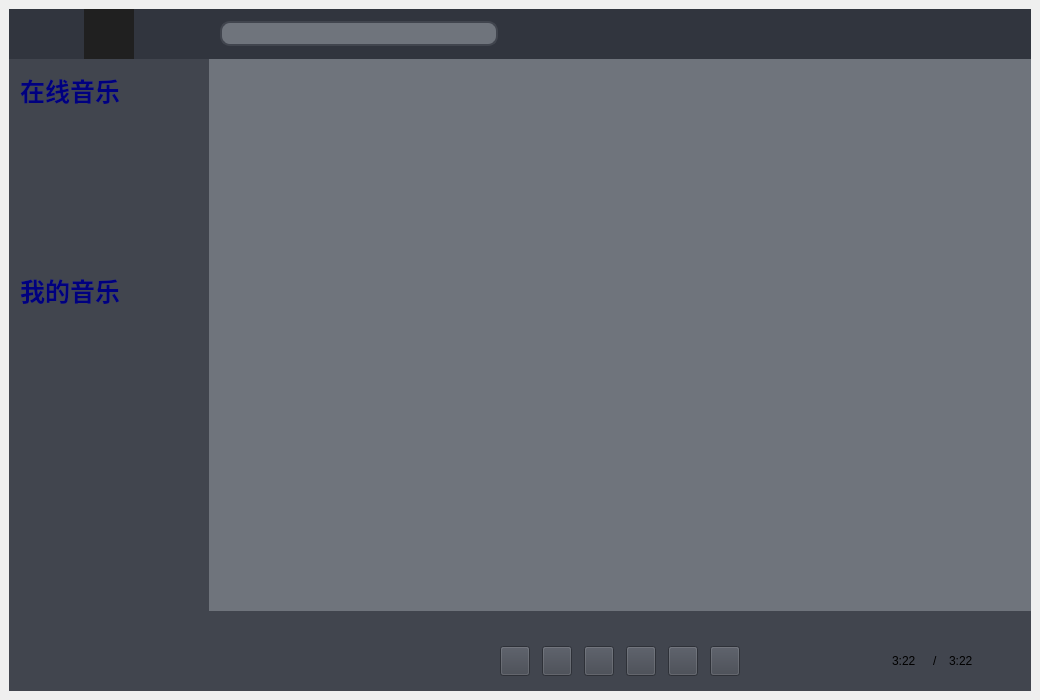
<?xml version="1.0" encoding="UTF-8"?>
<ui version="4.0">
 <class>TexasPlayerClass</class>
 <widget class="QWidget" name="TexasPlayerClass">
  <property name="geometry">
   <rect>
    <x>0</x>
    <y>0</y>
    <width>1040</width>
    <height>700</height>
   </rect>
  </property>
  <property name="windowTitle">
   <string>TexasPlayer</string>
  </property>
  <property name="styleSheet">
   <string notr="true">/*background-color: rgba(255, 255, 255, 0);*/</string>
  </property>
  <layout class="QHBoxLayout" name="horizontalLayout_4">
   <property name="spacing">
    <number>6</number>
   </property>
   <property name="leftMargin">
    <number>9</number>
   </property>
   <property name="topMargin">
    <number>9</number>
   </property>
   <property name="rightMargin">
    <number>9</number>
   </property>
   <property name="bottomMargin">
    <number>9</number>
   </property>
   <item>
    <widget class="QWidget" name="background" native="true">
     <property name="styleSheet">
      <string notr="true">background-color: rgb(40, 40, 40);</string>
     </property>
     <layout class="QVBoxLayout" name="verticalLayout_2">
      <property name="spacing">
       <number>0</number>
      </property>
      <property name="leftMargin">
       <number>0</number>
      </property>
      <property name="topMargin">
       <number>0</number>
      </property>
      <property name="rightMargin">
       <number>0</number>
      </property>
      <property name="bottomMargin">
       <number>0</number>
      </property>
      <item>
       <widget class="QWidget" name="titleBlock" native="true">
        <property name="minimumSize">
         <size>
          <width>0</width>
          <height>50</height>
         </size>
        </property>
        <property name="maximumSize">
         <size>
          <width>16777215</width>
          <height>50</height>
         </size>
        </property>
        <property name="styleSheet">
         <string notr="true"/>
        </property>
        <layout class="QHBoxLayout" name="horizontalLayout">
         <property name="spacing">
          <number>0</number>
         </property>
         <property name="leftMargin">
          <number>0</number>
         </property>
         <property name="topMargin">
          <number>0</number>
         </property>
         <property name="rightMargin">
          <number>0</number>
         </property>
         <property name="bottomMargin">
          <number>0</number>
         </property>
         <item>
          <widget class="QWidget" name="logo" native="true">
           <property name="minimumSize">
            <size>
             <width>200</width>
             <height>0</height>
            </size>
           </property>
           <property name="maximumSize">
            <size>
             <width>200</width>
             <height>16777215</height>
            </size>
           </property>
           <property name="styleSheet">
            <string notr="true">#logo
{
		background-color: #31353E;
}</string>
           </property>
           <layout class="QHBoxLayout" name="horizontalLayout_9">
            <property name="spacing">
             <number>0</number>
            </property>
            <property name="leftMargin">
             <number>0</number>
            </property>
            <property name="topMargin">
             <number>0</number>
            </property>
            <property name="rightMargin">
             <number>0</number>
            </property>
            <property name="bottomMargin">
             <number>0</number>
            </property>
            <item>
             <widget class="QLabel" name="logoInoc">
              <property name="minimumSize">
               <size>
                <width>50</width>
                <height>50</height>
               </size>
              </property>
              <property name="maximumSize">
               <size>
                <width>50</width>
                <height>50</height>
               </size>
              </property>
              <property name="styleSheet">
               <string notr="true">#logoInoc
{
	background-color: #202020;
	border-image: url(:/texas_head.jpg) 50 50;
	background-repeat: no-repeat;
	background-position: center center;
}</string>
              </property>
              <property name="text">
               <string/>
              </property>
             </widget>
            </item>
           </layout>
          </widget>
         </item>
         <item>
          <widget class="QWidget" name="titleBody" native="true">
           <property name="maximumSize">
            <size>
             <width>16777215</width>
             <height>16777215</height>
            </size>
           </property>
           <property name="styleSheet">
            <string notr="true"/>
           </property>
           <layout class="QHBoxLayout" name="horizontalLayout_2">
            <property name="spacing">
             <number>0</number>
            </property>
            <property name="leftMargin">
             <number>0</number>
            </property>
            <property name="topMargin">
             <number>0</number>
            </property>
            <property name="rightMargin">
             <number>0</number>
            </property>
            <property name="bottomMargin">
             <number>0</number>
            </property>
            <item>
             <widget class="QWidget" name="titleBodyLeft" native="true">
              <property name="minimumSize">
               <size>
                <width>200</width>
                <height>0</height>
               </size>
              </property>
              <property name="maximumSize">
               <size>
                <width>300</width>
                <height>16777215</height>
               </size>
              </property>
              <property name="styleSheet">
               <string notr="true">background-color: #31353E;</string>
              </property>
              <layout class="QVBoxLayout" name="verticalLayout">
               <item>
                <widget class="QLineEdit" name="search">
                 <property name="minimumSize">
                  <size>
                   <width>0</width>
                   <height>25</height>
                  </size>
                 </property>
                 <property name="styleSheet">
                  <string notr="true">#search{
	background-color: #6f747C;
	border-radius: 10px;
	padding-left: 5px;
	border: 2px solid #41454e;
}</string>
                 </property>
                 <property name="text">
                  <string/>
                 </property>
                </widget>
               </item>
              </layout>
             </widget>
            </item>
            <item>
             <widget class="QWidget" name="titleBodyRight" native="true">
              <property name="styleSheet">
               <string notr="true">background-color: #31353E;</string>
              </property>
              <layout class="QHBoxLayout" name="horizontalLayout_3">
               <item>
                <spacer name="horizontalSpacer">
                 <property name="orientation">
                  <enum>Qt::Orientation::Horizontal</enum>
                 </property>
                 <property name="sizeHint" stdset="0">
                  <size>
                   <width>40</width>
                   <height>20</height>
                  </size>
                 </property>
                </spacer>
               </item>
               <item>
                <widget class="QPushButton" name="skin">
                 <property name="minimumSize">
                  <size>
                   <width>30</width>
                   <height>30</height>
                  </size>
                 </property>
                 <property name="maximumSize">
                  <size>
                   <width>30</width>
                   <height>30</height>
                  </size>
                 </property>
                 <property name="styleSheet">
                  <string notr="true">#skin
{
background-color: #31353E;
border: none;
border-image: url(:/clothes.png);
}
#skin::hover
{
	background-color: #51555E;
}</string>
                 </property>
                 <property name="text">
                  <string/>
                 </property>
                </widget>
               </item>
               <item>
                <widget class="QPushButton" name="min">
                 <property name="minimumSize">
                  <size>
                   <width>30</width>
                   <height>30</height>
                  </size>
                 </property>
                 <property name="maximumSize">
                  <size>
                   <width>30</width>
                   <height>30</height>
                  </size>
                 </property>
                 <property name="styleSheet">
                  <string notr="true">#min
{
background-color: #31353E;
border: none;
}
#min::hover
{
	background-color: #51555E;
}</string>
                 </property>
                 <property name="text">
                  <string/>
                 </property>
                </widget>
               </item>
               <item>
                <widget class="QPushButton" name="max">
                 <property name="minimumSize">
                  <size>
                   <width>30</width>
                   <height>30</height>
                  </size>
                 </property>
                 <property name="maximumSize">
                  <size>
                   <width>30</width>
                   <height>30</height>
                  </size>
                 </property>
                 <property name="styleSheet">
                  <string notr="true">#max
{
background-color: #31353E;
border: none;
}
#max::hover
{
	background-color: #51555E;
}</string>
                 </property>
                 <property name="text">
                  <string/>
                 </property>
                </widget>
               </item>
               <item>
                <widget class="QPushButton" name="quit">
                 <property name="minimumSize">
                  <size>
                   <width>30</width>
                   <height>30</height>
                  </size>
                 </property>
                 <property name="maximumSize">
                  <size>
                   <width>30</width>
                   <height>30</height>
                  </size>
                 </property>
                 <property name="styleSheet">
                  <string notr="true">#quit
{
background-color: #31353E;
border: none;
}
#quit::hover
{
	background-color: #51555E;
}</string>
                 </property>
                 <property name="text">
                  <string/>
                 </property>
                </widget>
               </item>
              </layout>
             </widget>
            </item>
           </layout>
          </widget>
         </item>
        </layout>
       </widget>
      </item>
      <item>
       <widget class="QWidget" name="bodyBlock" native="true">
        <property name="styleSheet">
         <string notr="true">background-color: rgb(0, 85, 255);</string>
        </property>
        <layout class="QHBoxLayout" name="horizontalLayout_5">
         <property name="spacing">
          <number>0</number>
         </property>
         <property name="leftMargin">
          <number>0</number>
         </property>
         <property name="topMargin">
          <number>0</number>
         </property>
         <property name="rightMargin">
          <number>0</number>
         </property>
         <property name="bottomMargin">
          <number>0</number>
         </property>
         <item>
          <widget class="QWidget" name="bodyLeft" native="true">
           <property name="minimumSize">
            <size>
             <width>200</width>
             <height>0</height>
            </size>
           </property>
           <property name="maximumSize">
            <size>
             <width>200</width>
             <height>16777215</height>
            </size>
           </property>
           <property name="styleSheet">
            <string notr="true">background-color: #41454E;</string>
           </property>
           <layout class="QVBoxLayout" name="verticalLayout_3">
            <property name="leftMargin">
             <number>0</number>
            </property>
            <property name="topMargin">
             <number>0</number>
            </property>
            <property name="rightMargin">
             <number>0</number>
            </property>
            <item>
             <widget class="QWidget" name="leftBox" native="true">
              <property name="minimumSize">
               <size>
                <width>0</width>
                <height>400</height>
               </size>
              </property>
              <property name="maximumSize">
               <size>
                <width>16777215</width>
                <height>400</height>
               </size>
              </property>
              <property name="styleSheet">
               <string notr="true">background-color: #6f747C;</string>
              </property>
              <layout class="QVBoxLayout" name="verticalLayout_4">
               <property name="spacing">
                <number>0</number>
               </property>
               <property name="leftMargin">
                <number>0</number>
               </property>
               <property name="topMargin">
                <number>0</number>
               </property>
               <property name="rightMargin">
                <number>0</number>
               </property>
               <property name="bottomMargin">
                <number>0</number>
               </property>
               <item>
                <widget class="QWidget" name="onlineMusic" native="true">
                 <property name="styleSheet">
                  <string notr="true">background-color: #41454E;</string>
                 </property>
                 <layout class="QVBoxLayout" name="verticalLayout_5">
                  <item>
                   <widget class="QLabel" name="onlineMusicLabel">
                    <property name="styleSheet">
                     <string notr="true">background-color: rgba(255, 255, 255, 0);
color: rgb(0, 0, 127);
qproperty-alignment: AlignCenter;
font-size: 25px;
font-weight: bold;
font-family: &quot;Bouchil&quot;;</string>
                    </property>
                    <property name="text">
                     <string>在线音乐</string>
                    </property>
                   </widget>
                  </item>
                  <item>
                   <widget class="btfrom" name="one" native="true">
                    <property name="styleSheet">
                     <string notr="true"/>
                    </property>
                   </widget>
                  </item>
                  <item>
                   <widget class="btfrom" name="two" native="true">
                    <property name="styleSheet">
                     <string notr="true"/>
                    </property>
                   </widget>
                  </item>
                  <item>
                   <widget class="btfrom" name="three" native="true">
                    <property name="styleSheet">
                     <string notr="true"/>
                    </property>
                   </widget>
                  </item>
                 </layout>
                </widget>
               </item>
               <item>
                <widget class="QWidget" name="MyMusic" native="true">
                 <property name="styleSheet">
                  <string notr="true">background-color: #41454E;</string>
                 </property>
                 <layout class="QVBoxLayout" name="verticalLayout_6">
                  <item>
                   <widget class="QLabel" name="myMusicLabel">
                    <property name="styleSheet">
                     <string notr="true">background-color: rgba(255, 255, 255, 0);
color: rgb(0, 0, 127);
qproperty-alignment: AlignCenter;
font-size: 25px;
font-weight: bold;
font-family: &quot;Bouchil&quot;;</string>
                    </property>
                    <property name="text">
                     <string>我的音乐</string>
                    </property>
                   </widget>
                  </item>
                  <item>
                   <widget class="btfrom" name="four" native="true">
                    <property name="styleSheet">
                     <string notr="true"/>
                    </property>
                   </widget>
                  </item>
                  <item>
                   <widget class="btfrom" name="five" native="true">
                    <property name="styleSheet">
                     <string notr="true"/>
                    </property>
                   </widget>
                  </item>
                  <item>
                   <widget class="btfrom" name="six" native="true">
                    <property name="styleSheet">
                     <string notr="true"/>
                    </property>
                   </widget>
                  </item>
                 </layout>
                </widget>
               </item>
              </layout>
             </widget>
            </item>
            <item>
             <spacer name="verticalSpacer">
              <property name="orientation">
               <enum>Qt::Orientation::Vertical</enum>
              </property>
              <property name="sizeHint" stdset="0">
               <size>
                <width>20</width>
                <height>40</height>
               </size>
              </property>
             </spacer>
            </item>
           </layout>
          </widget>
         </item>
         <item>
          <widget class="QWidget" name="bodyRight" native="true">
           <property name="styleSheet">
            <string notr="true">background-color: rgb(255, 85, 0);</string>
           </property>
           <layout class="QVBoxLayout" name="verticalLayout_7">
            <property name="spacing">
             <number>0</number>
            </property>
            <property name="leftMargin">
             <number>0</number>
            </property>
            <property name="topMargin">
             <number>0</number>
            </property>
            <property name="rightMargin">
             <number>0</number>
            </property>
            <property name="bottomMargin">
             <number>0</number>
            </property>
            <item>
             <widget class="QStackedWidget" name="mainWindow">
              <property name="styleSheet">
               <string notr="true">background-color: #6f747C;</string>
              </property>
              <property name="currentIndex">
               <number>3</number>
              </property>
              <widget class="QWidget" name="recoPageOne">
               <layout class="QVBoxLayout" name="verticalLayout_8">
                <property name="spacing">
                 <number>0</number>
                </property>
                <property name="leftMargin">
                 <number>0</number>
                </property>
                <property name="topMargin">
                 <number>0</number>
                </property>
                <property name="rightMargin">
                 <number>0</number>
                </property>
                <property name="bottomMargin">
                 <number>0</number>
                </property>
                <item>
                 <widget class="QScrollArea" name="recoPageBase">
                  <property name="widgetResizable">
                   <bool>true</bool>
                  </property>
                  <widget class="QWidget" name="scrollAreaWidgetContents">
                   <property name="geometry">
                    <rect>
                     <x>0</x>
                     <y>0</y>
                     <width>114</width>
                     <height>192</height>
                    </rect>
                   </property>
                   <layout class="QVBoxLayout" name="verticalLayout_9">
                    <item>
                     <widget class="QLabel" name="reciPageBodyHead">
                      <property name="minimumSize">
                       <size>
                        <width>0</width>
                        <height>50</height>
                       </size>
                      </property>
                      <property name="maximumSize">
                       <size>
                        <width>16777215</width>
                        <height>50</height>
                       </size>
                      </property>
                      <property name="font">
                       <font>
                        <family>新宋体</family>
                        <pointsize>24</pointsize>
                        <italic>false</italic>
                        <bold>true</bold>
                        <strikeout>false</strikeout>
                       </font>
                      </property>
                      <property name="text">
                       <string>推荐</string>
                      </property>
                     </widget>
                    </item>
                    <item>
                     <widget class="QLabel" name="recoPageBodyOneHead">
                      <property name="minimumSize">
                       <size>
                        <width>0</width>
                        <height>40</height>
                       </size>
                      </property>
                      <property name="maximumSize">
                       <size>
                        <width>16777215</width>
                        <height>40</height>
                       </size>
                      </property>
                      <property name="font">
                       <font>
                        <pointsize>12</pointsize>
                       </font>
                      </property>
                      <property name="text">
                       <string>今日为您推荐</string>
                      </property>
                     </widget>
                    </item>
                    <item>
                     <widget class="RecBox" name="recoPageBodyOneBody" native="true">
                      <property name="minimumSize">
                       <size>
                        <width>0</width>
                        <height>0</height>
                       </size>
                      </property>
                     </widget>
                    </item>
                    <item>
                     <widget class="QLabel" name="recoPageBodyTwoHead">
                      <property name="minimumSize">
                       <size>
                        <width>0</width>
                        <height>40</height>
                       </size>
                      </property>
                      <property name="maximumSize">
                       <size>
                        <width>16777215</width>
                        <height>40</height>
                       </size>
                      </property>
                      <property name="font">
                       <font>
                        <pointsize>12</pointsize>
                       </font>
                      </property>
                      <property name="text">
                       <string>您的音乐补给</string>
                      </property>
                     </widget>
                    </item>
                    <item>
                     <widget class="RecBox" name="recoPageBodyTwoBody" native="true">
                      <property name="minimumSize">
                       <size>
                        <width>0</width>
                        <height>0</height>
                       </size>
                      </property>
                     </widget>
                    </item>
                   </layout>
                  </widget>
                 </widget>
                </item>
               </layout>
              </widget>
              <widget class="QWidget" name="radPageTwo"/>
              <widget class="QWidget" name="hallPageThree"/>
              <widget class="myGeneral" name="likePageFour"/>
              <widget class="myGeneral" name="localPageFive"/>
              <widget class="myGeneral" name="recentPageSix"/>
             </widget>
            </item>
            <item>
             <widget class="QWidget" name="pregressBase" native="true">
              <property name="minimumSize">
               <size>
                <width>0</width>
                <height>20</height>
               </size>
              </property>
              <property name="maximumSize">
               <size>
                <width>16777215</width>
                <height>20</height>
               </size>
              </property>
              <property name="styleSheet">
               <string notr="true">background-color: #41454E;</string>
              </property>
              <layout class="QVBoxLayout" name="verticalLayout_10">
               <property name="spacing">
                <number>0</number>
               </property>
               <property name="leftMargin">
                <number>0</number>
               </property>
               <property name="topMargin">
                <number>0</number>
               </property>
               <property name="rightMargin">
                <number>0</number>
               </property>
               <property name="bottomMargin">
                <number>0</number>
               </property>
               <item>
                <widget class="playbackProgressBar" name="pressBody" native="true"/>
               </item>
              </layout>
             </widget>
            </item>
            <item>
             <widget class="QWidget" name="taskBar" native="true">
              <property name="minimumSize">
               <size>
                <width>0</width>
                <height>60</height>
               </size>
              </property>
              <property name="maximumSize">
               <size>
                <width>16777215</width>
                <height>60</height>
               </size>
              </property>
              <property name="styleSheet">
               <string notr="true">background-color: rgb(85, 255, 127);
background-color: rgb(85, 85, 255);</string>
              </property>
              <layout class="QHBoxLayout" name="horizontalLayout_6">
               <property name="spacing">
                <number>0</number>
               </property>
               <property name="leftMargin">
                <number>0</number>
               </property>
               <property name="topMargin">
                <number>0</number>
               </property>
               <property name="rightMargin">
                <number>0</number>
               </property>
               <property name="bottomMargin">
                <number>0</number>
               </property>
               <item>
                <widget class="QWidget" name="musicLogo" native="true">
                 <property name="minimumSize">
                  <size>
                   <width>0</width>
                   <height>0</height>
                  </size>
                 </property>
                 <property name="maximumSize">
                  <size>
                   <width>16777215</width>
                   <height>16777215</height>
                  </size>
                 </property>
                 <property name="styleSheet">
                  <string notr="true">background-color: #41454E;</string>
                 </property>
                </widget>
               </item>
               <item>
                <widget class="QWidget" name="musicControl" native="true">
                 <property name="minimumSize">
                  <size>
                   <width>0</width>
                   <height>0</height>
                  </size>
                 </property>
                 <property name="maximumSize">
                  <size>
                   <width>16777215</width>
                   <height>16777215</height>
                  </size>
                 </property>
                 <property name="styleSheet">
                  <string notr="true">#musicControl
{
	background-color: #41454E;
}

QPushButton
{
	background-color: #41454E;
}
QPushButton::pressed 
{
	
	background-color: rgb(0, 0, 67);
}</string>
                 </property>
                 <layout class="QHBoxLayout" name="horizontalLayout_7">
                  <item>
                   <widget class="QPushButton" name="playMode">
                    <property name="minimumSize">
                     <size>
                      <width>30</width>
                      <height>30</height>
                     </size>
                    </property>
                    <property name="maximumSize">
                     <size>
                      <width>30</width>
                      <height>30</height>
                     </size>
                    </property>
                    <property name="text">
                     <string/>
                    </property>
                   </widget>
                  </item>
                  <item>
                   <widget class="QPushButton" name="playUp">
                    <property name="minimumSize">
                     <size>
                      <width>30</width>
                      <height>30</height>
                     </size>
                    </property>
                    <property name="maximumSize">
                     <size>
                      <width>30</width>
                      <height>30</height>
                     </size>
                    </property>
                    <property name="text">
                     <string/>
                    </property>
                   </widget>
                  </item>
                  <item>
                   <widget class="QPushButton" name="play">
                    <property name="minimumSize">
                     <size>
                      <width>30</width>
                      <height>30</height>
                     </size>
                    </property>
                    <property name="maximumSize">
                     <size>
                      <width>30</width>
                      <height>30</height>
                     </size>
                    </property>
                    <property name="styleSheet">
                     <string notr="true"/>
                    </property>
                    <property name="text">
                     <string/>
                    </property>
                   </widget>
                  </item>
                  <item>
                   <widget class="QPushButton" name="playDown">
                    <property name="minimumSize">
                     <size>
                      <width>30</width>
                      <height>30</height>
                     </size>
                    </property>
                    <property name="maximumSize">
                     <size>
                      <width>30</width>
                      <height>30</height>
                     </size>
                    </property>
                    <property name="text">
                     <string/>
                    </property>
                   </widget>
                  </item>
                  <item>
                   <widget class="QPushButton" name="volume">
                    <property name="minimumSize">
                     <size>
                      <width>30</width>
                      <height>30</height>
                     </size>
                    </property>
                    <property name="maximumSize">
                     <size>
                      <width>30</width>
                      <height>30</height>
                     </size>
                    </property>
                    <property name="text">
                     <string/>
                    </property>
                   </widget>
                  </item>
                  <item>
                   <widget class="QPushButton" name="add">
                    <property name="minimumSize">
                     <size>
                      <width>30</width>
                      <height>30</height>
                     </size>
                    </property>
                    <property name="maximumSize">
                     <size>
                      <width>30</width>
                      <height>30</height>
                     </size>
                    </property>
                    <property name="text">
                     <string/>
                    </property>
                   </widget>
                  </item>
                 </layout>
                </widget>
               </item>
               <item>
                <widget class="QWidget" name="musicInformation" native="true">
                 <property name="styleSheet">
                  <string notr="true">background-color: #41454E;</string>
                 </property>
                 <layout class="QHBoxLayout" name="horizontalLayout_8">
                  <item>
                   <widget class="QLabel" name="label">
                    <property name="text">
                     <string/>
                    </property>
                   </widget>
                  </item>
                  <item>
                   <widget class="QLabel" name="currentTime">
                    <property name="minimumSize">
                     <size>
                      <width>35</width>
                      <height>20</height>
                     </size>
                    </property>
                    <property name="maximumSize">
                     <size>
                      <width>35</width>
                      <height>20</height>
                     </size>
                    </property>
                    <property name="text">
                     <string>3:22</string>
                    </property>
                   </widget>
                  </item>
                  <item>
                   <widget class="QLabel" name="sparator">
                    <property name="minimumSize">
                     <size>
                      <width>10</width>
                      <height>20</height>
                     </size>
                    </property>
                    <property name="maximumSize">
                     <size>
                      <width>10</width>
                      <height>20</height>
                     </size>
                    </property>
                    <property name="text">
                     <string>/</string>
                    </property>
                   </widget>
                  </item>
                  <item>
                   <widget class="QLabel" name="targetTime">
                    <property name="minimumSize">
                     <size>
                      <width>35</width>
                      <height>20</height>
                     </size>
                    </property>
                    <property name="maximumSize">
                     <size>
                      <width>35</width>
                      <height>20</height>
                     </size>
                    </property>
                    <property name="text">
                     <string>3:22</string>
                    </property>
                   </widget>
                  </item>
                  <item>
                   <widget class="QPushButton" name="lyrics">
                    <property name="minimumSize">
                     <size>
                      <width>30</width>
                      <height>30</height>
                     </size>
                    </property>
                    <property name="maximumSize">
                     <size>
                      <width>30</width>
                      <height>30</height>
                     </size>
                    </property>
                    <property name="styleSheet">
                     <string notr="true">border: none;</string>
                    </property>
                    <property name="text">
                     <string/>
                    </property>
                   </widget>
                  </item>
                 </layout>
                </widget>
               </item>
              </layout>
             </widget>
            </item>
           </layout>
          </widget>
         </item>
        </layout>
       </widget>
      </item>
     </layout>
    </widget>
   </item>
  </layout>
 </widget>
 <layoutdefault spacing="6" margin="11"/>
 <customwidgets>
  <customwidget>
   <class>btfrom</class>
   <extends>QWidget</extends>
   <header location="global">btfrom.h</header>
   <container>1</container>
  </customwidget>
  <customwidget>
   <class>RecBox</class>
   <extends>QWidget</extends>
   <header location="global">recbox.h</header>
   <container>1</container>
  </customwidget>
  <customwidget>
   <class>myGeneral</class>
   <extends>QWidget</extends>
   <header location="global">mygeneral.h</header>
   <container>1</container>
  </customwidget>
  <customwidget>
   <class>playbackProgressBar</class>
   <extends>QWidget</extends>
   <header location="global">playbackprogressbar.h</header>
   <container>1</container>
  </customwidget>
 </customwidgets>
 <resources>
  <include location="TexasPlayer.qrc"/>
 </resources>
 <connections/>
</ui>
